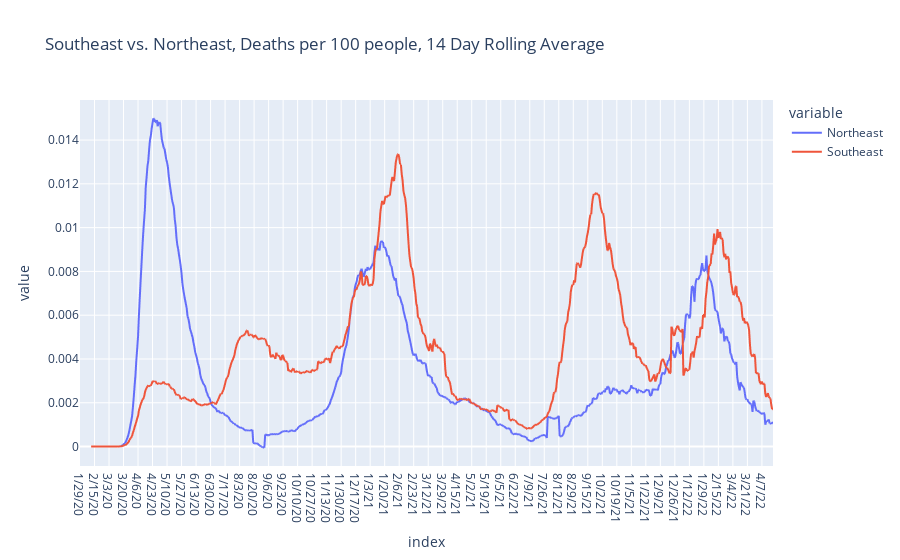

Write notebook code for a chart like this one.
### Code cell
roll = 14
fig = px.line(south_v_north_pc.rolling(roll).mean(),
              title=f"Southeast vs. Northeast, Deaths per 100 people, {roll} Day Rolling Average"); 
fig.show()

### Figure 1 — Plotly figure (JSON) as saved in the notebook; plotly's stock layout.template omitted (floating-point values rounded to 4 significant figures; data arrays with more than 128 entries replaced by an {"elided": "..."} marker saying what was removed)
{"data": [{"hovertemplate": "variable=Northeast<br>index=%{x}<br>value=%{y}<extra></extra>", "legendgroup": "Northeast", "line": {"color": "#636efa", "dash": "solid"}, "marker": {"symbol": "circle"}, "mode": "lines", "name": "Northeast", "showlegend": true, "type": "scattergl", "x": {"elided": "813 str values"}, "xaxis": "x", "y": {"elided": "813 float values"}, "yaxis": "y"}, {"hovertemplate": "variable=Southeast<br>index=%{x}<br>value=%{y}<extra></extra>", "legendgroup": "Southeast", "line": {"color": "#EF553B", "dash": "solid"}, "marker": {"symbol": "circle"}, "mode": "lines", "name": "Southeast", "showlegend": true, "type": "scattergl", "x": {"elided": "813 str values"}, "xaxis": "x", "y": {"elided": "813 float values"}, "yaxis": "y"}], "layout": {"legend": {"title": {"text": "variable"}, "tracegroupgap": 0}, "title": {"text": "Southeast vs. Northeast, Deaths per 100 people, 14 Day Rolling Average"}, "xaxis": {"anchor": "y", "domain": [0, 1], "title": {"text": "index"}}, "yaxis": {"anchor": "x", "domain": [0, 1], "title": {"text": "value"}}}}
